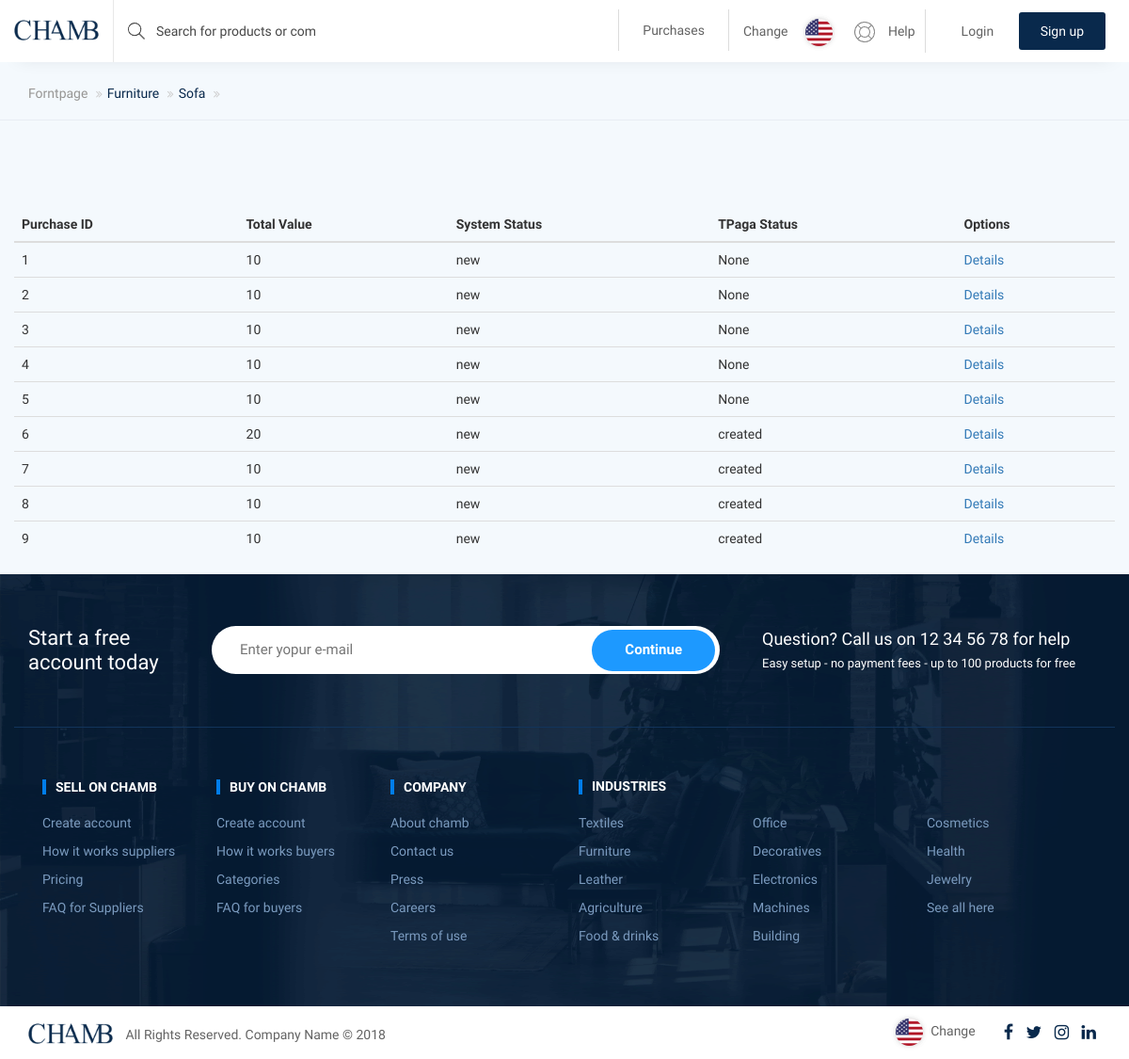
Before: /purchases/ with the older database file.
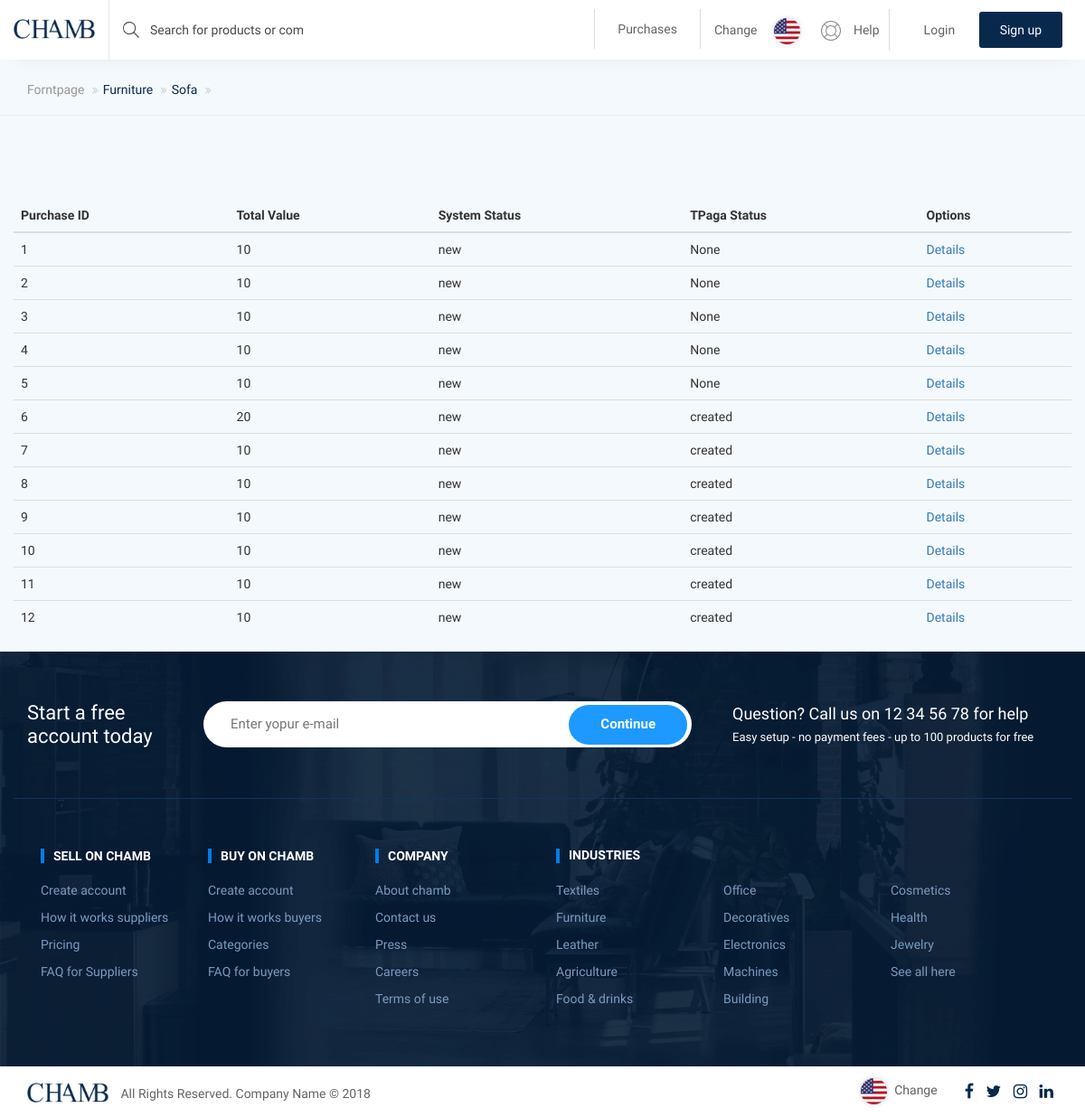
After: the same page with the newer database file.
### purchase/models.py (models this page shows, shortened)
class Purchase(models.Model):
    tpaga_status = models.CharField(
        max_length=140,
        null=True,
        blank=True,
        verbose_name=_('tpaga status'),
    )
    status = models.CharField(
        max_length=140,
        choices=PURCHASE_STATUS,
        default=NEW,
        verbose_name=_('status'),
    )
    idempotency_token = models.UUIDField(
        default=uuid4,
        editable=False,
        verbose_name=_('idempotency token'),
    )
    items = models.ManyToManyField(
        'purchase.Product',
        through='purchase.PurchaseItem',
        verbose_name=_('items'),
    )
    payment_token = models.CharField(
        max_length=140,
        null=True,
        blank=True,
        verbose_name=_('payment token'),
    )
    payment_url = models.CharField(
        max_length=240,
        null=True,
        blank=True,
        verbose_name=_('payment url'),
    )
    created_at = models.DateTimeField(
        auto_now_add=True,
        verbose_name=_('created_at'),
    )
    expires_at = models.DateTimeField(
        null=True,
        blank=True,
        verbose_name=_('expires_at'),
    )
    def get_total_value(self):
        return sum([item.product.value * item.quantity for item in self.items.through.objects.filter(purchase=self)])
    class Meta:
        verbose_name = _('purchase')
        verbose_name_plural = _('purchases')

class PurchaseItem(models.Model):
    quantity = models.PositiveIntegerField(
        verbose_name=_('quantity'),
    )
    product = models.ForeignKey(
        'purchase.Product',
        on_delete=models.PROTECT,
        verbose_name=_('product'),
    )
    purchase = models.ForeignKey(
        'purchase.Purchase',
        on_delete=models.PROTECT,
        verbose_name=_('purchase'),
    )
    class Meta:
        verbose_name = _('purchase item')
        verbose_name_plural = _('purchase items')

class Product(models.Model):
    name = models.CharField(
        max_length=140,
        verbose_name=_('name'),
    )
    value = models.PositiveIntegerField(
        verbose_name=_('value'),
    )
    image = models.FileField(
        verbose_name=_('image'),
    )
    class Meta:
        verbose_name = _('product')
        verbose_name_plural = _('products')

### ecommerce/views.py (the view)
# urls.py: url(_('^purchases/$'), PurchaseListView.as_view(), name='purchase_list'),
class PurchaseListView(ListView):
    model = Purchase

### ecommerce/templates/purchase/purchase_list.html
{% extends 'ecommerce/page_base.html' %}
{% load static i18n %}
{% block content %}
    <table class="table">
        <thead>
            <tr>
                <th>{% trans 'Purchase ID' %}</th>
                <th>{% trans 'Total Value' %}</th>
                <th>{% trans 'System Status' %}</th>
                <th>{% trans 'TPaga Status' %}</th>
                <th>{% trans 'Options' %}</th>
            </tr>
        </thead>
        <tbody>
            {% for object in object_list %}
                <tr>
                    <td>{{ object.pk }}</td>
                    <td>{{ object.get_total_value }}</td>
                    <td>{{ object.get_status_display }}</td>
                    <td>{{ object.tpaga_status }}</td>
                    <td><a href="{% url 'ecommerce:purchase_details' object.pk %}">{% trans 'Details' %}</a></td>
                </tr>
            {% endfor %}
        </tbody>
    </table>
{% endblock content %}

### ecommerce/templates/ecommerce/page_base.html (shortened to what this page needs)
{% load i18n static %}
<!DOCTYPE html>
<html lang="en">
   <head>
      <link rel="stylesheet" href="{% static 'css/font-awesome.min.css' %}">
      <link rel="stylesheet" href="{% static 'css/bootstrap.min.css' %}">
      <link rel="stylesheet" href="{% static 'css/animate-wow.css' %}">
      <link rel="stylesheet" href="{% static 'css/style.css' %}">
      <link rel="stylesheet" href="{% static 'css/bootstrap-select.min.css' %}">
      <link rel="stylesheet" href="{% static 'css/slick.min.css' %}">
      <link rel="stylesheet" href="{% static 'css/select2.min.css' %}">
      <link rel="stylesheet" href="{% static 'css/responsive.css' %}">
   </head>
   <body>
      <header id="header" class="top-head">
         <nav class="navbar navbar-default">
            <div class="container-fluid">
               <div class="row">
                  <div class="col-md-4 col-sm-12 left-rs">
                     <div class="navbar-header">
                        <a href="/" class="navbar-brand"><img src="{% static 'images/logo.png' %}" alt="" /></a>
                     </div>
                     <form class="navbar-form navbar-left web-sh">
                        <div class="form">
                           <input type="text" class="form-control" placeholder="Search for products or companies">
                        </div>
                     </form>
                  </div>
                  <div class="col-md-8 col-sm-12">
                     <div class="right-nav">
                        <div class="login-sr">
                           <div class="login-signup">
                              <ul>
                                 <li><a href="#">Login</a></li>
                                 <li><a class="custom-b" href="#">Sign up</a></li>
                              </ul>
                           </div>
                        </div>
                        <div class="help-r hidden-xs">
                           <div class="help-box">
                              <ul>
                                 <li> <a data-toggle="modal" data-target="#myModal" href="#"> <span>Change</span> <img src="{% static 'images/flag.png' %}" alt="" /> </a> </li>
                                 <li> <a href="#"><img class="h-i" src="{% static 'images/help-icon.png' %}" alt="" /> Help </a> </li>
                              </ul>
                           </div>
                        </div>
                        <div class="nav-b hidden-xs">
                           <div class="nav-box">
                              <ul>
                                 <li><a href="{% url 'ecommerce:purchase_list' %}">{% trans 'Purchases' %}</a></li>
                              </ul>
                           </div>
                        </div>
                     </div>
                  </div>
               </div>
            </div>
         </nav>
      </header>
      <div class="terms-conditions product-page">
         <div class="terms-title">
            <div class="container">
               <div class="row">
                  <ol class="breadcrumb">
                     <li><a href="#">Forntpage </a></li>
                     <li class="active">Furniture</li>
                     <li class="active">Sofa</li>
                     <li><a href="#">{{ title }}</a></li>
                  </ol>
               </div>
            </div>
         </div>
      </div>
      <div class="product-page-main">
         <div class="container">
            <div class="row">
               <div class="col-md-12">
                  <div class="prod-page-title">
                     <h2>{{ title }}</h2>
                  </div>
               </div>
            </div>
            <div class="row">
                <br/>
                <br/>
                {% block content %}
                {% endblock content %}
            </div>
         </div>
      </div>
      <footer>
         <div class="main-footer">
            <div class="container">
               <div class="row">
                  <div class="footer-top clearfix">
                     <div class="col-md-2 col-sm-6">
                        <h2>Start a free
                           account today
                        </h2>
                     </div>
                     <div class="col-md-6 col-sm-6">
                        <div class="form-box">
                           <input type="text" placeholder="Enter yopur e-mail" />
                           <button>Continue</button>
                        </div>
                     </div>
                     <div class="col-md-4 col-sm-12">
                        <div class="help-box-f">
                           <h4>Question? Call us on 12 34 56 78 for help</h4>
                           <p>Easy setup - no payment fees - up to 100 products for free</p>
                        </div>
                     </div>
                  </div>
                  <div class="footer-link-box clearfix">
                     <div class="col-md-6 col-sm-6">
                        <div class="left-f-box">
                           <div class="col-sm-4">
                              <h2>SELL ON chamb</h2>
                              <ul>
                                 <li><a href="#">Create account</a></li>
                                 <li><a href="howitworks.html">How it works suppliers</a></li>
                                 <li><a href="pricing.html">Pricing</a></li>
                                 <li><a href="#">FAQ for Suppliers</a></li>
                              </ul>
                           </div>
                           <div class="col-sm-4">
                              <h2>BUY ON chamb</h2>
                              <ul>
                                 <li><a href="#">Create account</a></li>
                                 <li><a href="#">How it works buyers</a></li>
                                 <li><a href="#">Categories</a></li>
                                 <li><a href="#">FAQ for buyers</a></li>
                              </ul>
                           </div>
                           <div class="col-sm-4">
                              <h2>COMPANY</h2>
                              <ul>
                                 <li><a href="about-us.html">About chamb</a></li>
                                 <li><a href="#">Contact us</a></li>
                                 <li><a href="#">Press</a></li>
                                 <li><a href="#">Careers</a></li>
                                 <li><a href="#">Terms of use</a></li>
                              </ul>
                           </div>
                        </div>
                     </div>
                     <div class="col-md-6 col-sm-6">
                        <div class="right-f-box">
                           <h2>INDUSTRIES</h2>
                           <ul class="col-sm-4">
                              <li><a href="#">Textiles</a></li>
                              <li><a href="#">Furniture</a></li>
                              <li><a href="#">Leather</a></li>
                              <li><a href="#">Agriculture</a></li>
                              <li><a href="#">Food & drinks</a></li>
                           </ul>
                           <ul class="col-sm-4">
                              <li><a href="#">Office</a></li>
                              <li><a href="#">Decoratives</a></li>
                              <li><a href="#">Electronics</a></li>
                              <li><a href="#">Machines</a></li>
                              <li><a href="#">Building</a></li>
                           </ul>
                           <ul class="col-sm-4">
                              <li><a href="#">Cosmetics</a></li>
                              <li><a href="#">Health</a></li>
                              <li><a href="#">Jewelry</a></li>
                              <li><a href="#">See all here</a></li>
                           </ul>
                        </div>
                     </div>
                  </div>
               </div>
            </div>
         </div>
         <div class="copyright">
            <div class="container">
               <div class="row">
                  <div class="col-md-8">
                     <p><img width="90" src="{% static 'images/logo.png' %}" alt="#" style="margin-top: -5px;" /> All Rights Reserved. Company Name © 2018</p>
                  </div>
                  <div class="col-md-4">
                     <ul class="list-inline socials">
                        <li>
                           <a href="">
                           <i class="fa fa-facebook" aria-hidden="true"></i>
                           </a>
                        </li>
                        <li>
                           <a href="">
                           <i class="fa fa-twitter" aria-hidden="true"></i>
                           </a>
                        </li>
                        <li>
                           <a href="">
                           <i class="fa fa-instagram" aria-hidden="true"></i>
                           </a>
                        </li>
                        <li>
                           <a href="#">
                           <i class="fa fa-linkedin" aria-hidden="true"></i>
                           </a>
                        </li>
                     </ul>
                     <ul class="right-flag">
                        <li><a href="#"><img src="{% static 'images/flag.png' %}" alt="" /> <span>Change</span></a></li>
                     </ul>
                  </div>
               </div>
            </div>
         </div>
      </footer>
   </body>
</html>

### ecommerce/static/css/responsive.css (style rules this page uses)
@media only screen and (min-width: 992px) and (max-width: 1200px) { .web-sh.navbar-form { width: 65%; } }

Changed rows visible on the page:
added Purchase: pk "10", get_total_value "10", status "new", tpaga_status "created"
added Purchase: pk "11", get_total_value "10", status "new", tpaga_status "created"
added Purchase: pk "12", get_total_value "10", status "new", tpaga_status "created"
